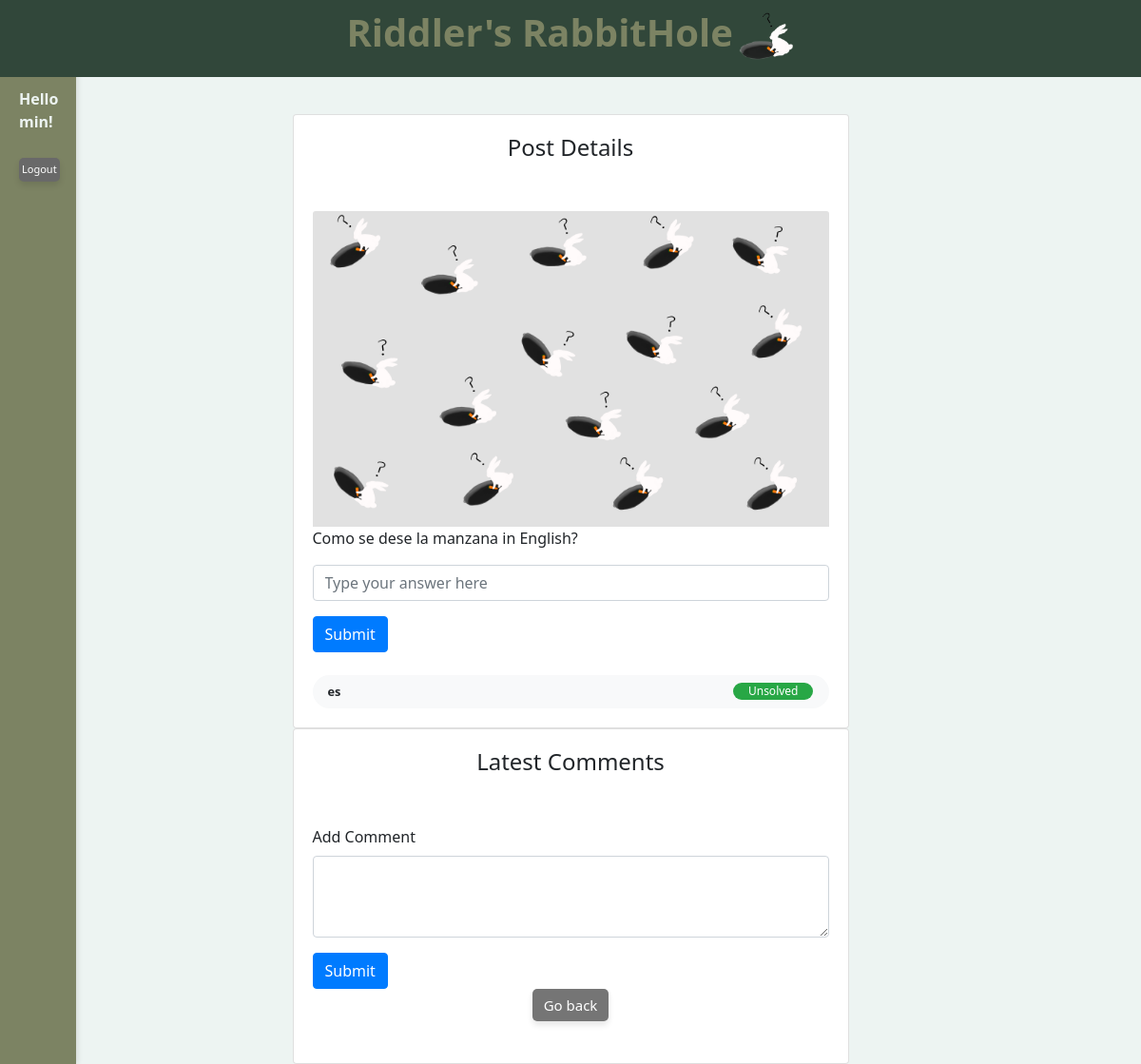
/post-details/1 (signed in), run on an earlier commit of the app's database.
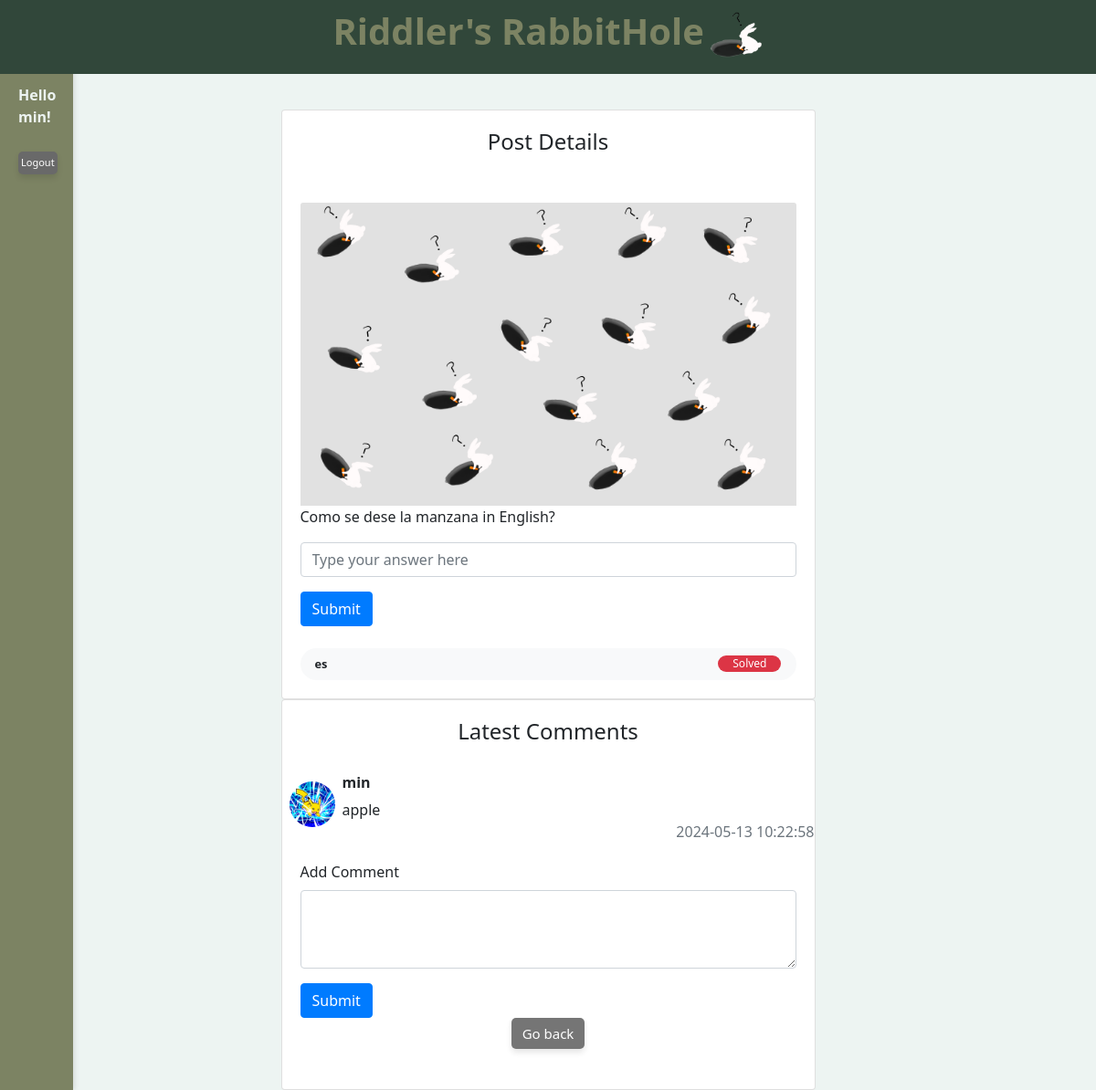
And on a later commit of the database.
### database/models.py (models this page shows, shortened)
class User(UserMixin, Model):
    id = Column(Integer, primary_key=True)
    username = Column(String(50), unique=True, nullable=False)
    email = Column(String(100), unique=True, nullable=False)
    password_hash = Column(String(128), nullable=False)
    gender = Column(String(10), nullable=False)
    dob = Column(DateTime, nullable=False)
    phone = Column(String(20))
    country = Column(String(50), nullable=False)
    avatar = Column(String(20), nullable=False)
    score = Column(db.Integer, default=0)
    comments = db.relationship('Comment', backref='user', lazy=True)

class Comment(Model):
    id = Column(Integer, primary_key=True)
    post_id = Column(Integer, ForeignKey('post.id'))
    user_id = Column(Integer, ForeignKey("user.id"))
    datetime = Column(DateTime(100), server_default=func.now())
    content = Column(String(128), nullable=False)
    def to_dict(self):
        return {c.name: getattr(self, c.name) for c in self.__table__.columns}

### app.py (the view)
@app.route('/post-details/<int:post_id>')
@login_required
def post_details(post_id):
    post = Post.query.filter_by(id=post_id).first()
    if post:
        comments = Comment.query.filter_by(post_id=post_id).all()
        comments_with_users = []
        for comment in comments:
            user = User.query.filter_by(id=comment.user_id).first()
            comment_data = comment.to_dict()
            comment_data['username'] = user.username
            comment_data['avatar'] = user.avatar
            comments_with_users.append(comment_data)
        return render_template('post.html', user=current_user, post=post, comments=comments_with_users)
    else:
        flash('Post not found.', 'error')
        return redirect(url_for('index'))

### app.py (called while the page is built)
@login_manager.user_loader
def load_user(user_id):
    return User.query.get(int(user_id))

### templates/post.html (shortened to what the changed rows need)
<!DOCTYPE html>
<html lang="en">
<head>
    <link rel="stylesheet" type="text/css" href="{{ url_for('static', filename='css/style.css') }}">
    <link href="https://stackpath.bootstrapcdn.com/bootstrap/4.5.2/css/bootstrap.min.css" rel="stylesheet">
</head>
<body style="background-color: #EDF4F2;">
    <div class="header">
        <h1 style="color: #7C8363"><b>Riddler's RabbitHole</b><img src="{{ url_for('static', filename='img/rabbit.png') }}" alt="" class="rabbitimg"></h1>
    </div>
    <div class="sidebar" id="sidebar">
        <div class="login-tab" id="loginButton" onclick="toggleLogin()">
            {% if current_user.is_authenticated %}
                <br><br><br><b>
                Hello
                {{ current_user.username }}!</b>
                <br><br>
                <button class="lognew" onclick="logout()">Logout</button>
            {% else %}
                <br><br><br>
                Login
            {% endif %}
        </div>
    </div>
    <div class="row d-flex justify-content-center mt-100 mb-100" style="margin-top: 120px;">
        <div class="col-lg-6">
            <div class="card">
                <div>
                    <div class="card-body">
                    <div class="d-flex align-items-center justify-content-between rounded-pill bg-light px-3 py-2 mt-4">
                        <p class="small mb-0"><span class="font-weight-bold">{{ post.language }}</span></p>
                        <p data-status="{{ post.status }}"></p><div class="badge {% if post.status %}badge-danger{% else %}badge-success{% endif %} px-3 rounded-pill font-weight-normal">
                            {% if post.status %}
                                Solved
                            {% else %}
                                Unsolved
                            {% endif %}
                        </div>
                    </div>
                    </div>
                </div>
            </div>
        </div>
    </div>
    <div class="row d-flex justify-content-center mt-100 mb-100">
        <div class="col-lg-6">
            <div class="card">
                <div class="comment-widgets">
                    {% for comment in comments %}
                        <div class="d-flex flex-row comment-row m-t-0">
                            <div class="p-2"><img src="{{ url_for('static', filename='img/' + comment.avatar) }}" alt="?" width="50" class="rounded-circle"></div>
                            <div class="comment-text w-100">
                                <h6 class="font-medium"><b>{{ comment.username }}</b></h6> <span class="m-b-15 d-block">{{ comment.content }}</span>
                                <div class="comment-footer"> <span class="text-muted float-right">{{ comment.datetime }}</span> </div>
                            </div>
                        </div>
                    {% endfor %}
                </div>
            </div>
        </div>
    </div>
</body>
</html>

What changed in the data, as far as the page shows it:
changed Post "Como se dese la manzana in English?": status False → True (drawn)
added Comment: content "apple", datetime "2024-05-13 10:22:58"
Also different on the page:
text no longer shown: "Unsolved"
text now shown: "Solved"
new list line: "min"
